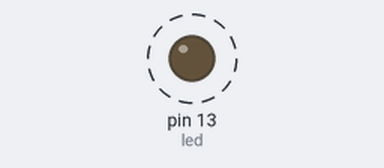
The sketch below on a simulated Arduino Uno, built with avr-gcc and run on an emulated ATmega328P. Parts: output pins drawn as LEDs (lit = HIGH). Dashed ring = blinking. What the sketch prints to the serial monitor is not drawn.

Above: at 0.2 s.
Timing chart, 0 to 3.0 s (numbered marks = the images above):
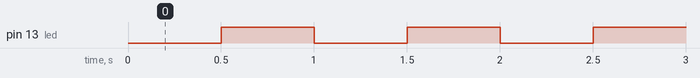

The sketch:

blinking_onboard_leed.ino
```cpp
int led = 13;
bool is_on = true;

void setup() {
  pinMode(led, OUTPUT);
  Serial.begin(115200);
  Serial.println("Hey, this thing is rocken!");
}

void loop() {
  if (is_on) {
    digitalWrite(led, LOW);
    is_on = false;
    Serial.println("LED is OFF");
  } else {
    digitalWrite(led, HIGH);
    is_on = true;
    Serial.println("LED is ON!");
  }

  delay(500);
}
```

Measured:
- by itself, pin 13 (led): alternates HIGH for 0.50 s and LOW for 0.50 s
